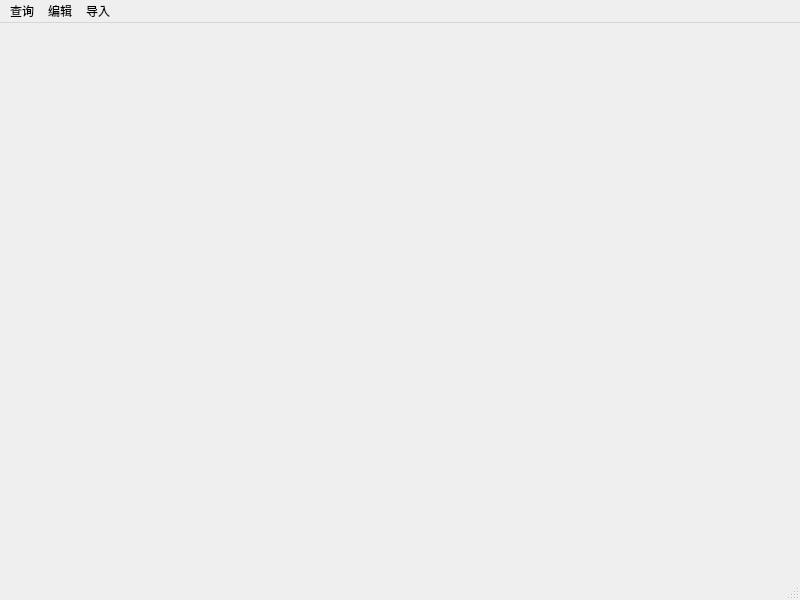
<?xml version="1.0" encoding="UTF-8"?>
<ui version="4.0">
 <class>MainWindow</class>
 <widget class="QMainWindow" name="MainWindow">
  <property name="geometry">
   <rect>
    <x>0</x>
    <y>0</y>
    <width>800</width>
    <height>600</height>
   </rect>
  </property>
  <property name="windowTitle">
   <string>MainWindow</string>
  </property>
  <widget class="QWidget" name="centralwidget"/>
  <widget class="QMenuBar" name="menubar">
   <property name="geometry">
    <rect>
     <x>0</x>
     <y>0</y>
     <width>800</width>
     <height>23</height>
    </rect>
   </property>
   <widget class="QMenu" name="menu">
    <property name="title">
     <string>查询</string>
    </property>
   </widget>
   <widget class="QMenu" name="menu_2">
    <property name="title">
     <string>导入</string>
    </property>
   </widget>
   <widget class="QMenu" name="menu_3">
    <property name="title">
     <string>编辑</string>
    </property>
   </widget>
   <addaction name="menu"/>
   <addaction name="menu_3"/>
   <addaction name="menu_2"/>
  </widget>
  <widget class="QStatusBar" name="statusbar"/>
 </widget>
 <resources/>
 <connections/>
</ui>
